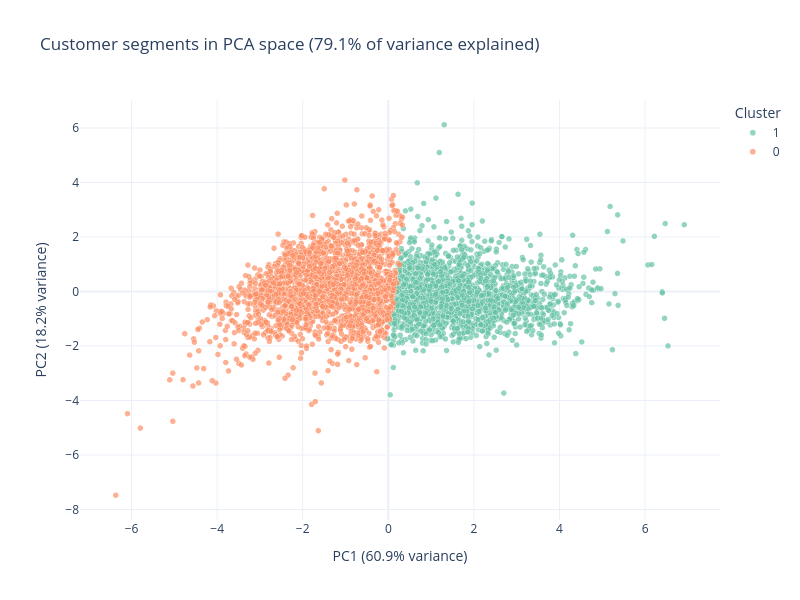

Write notebook code for a chart like this one.
### Markdown cell above
### Visualizing the segments in 2D (PCA)

The clustering happens in 6-dimensional feature space, which we can't see directly. PCA projects it down to the two directions of greatest variance so we can eyeball cluster separation. The interactive scatter (hover for `CustomerID`, spend, orders) and the % of variance each component captures tell us how much of the real structure this 2D view preserves.

### Code cell
import pandas as pd
import plotly.express as px

# Project the 6 scaled features down to 2 principal components.
pca = PCA(n_components=2, random_state=42)
coords = pca.fit_transform(X_scaled)
ev = pca.explained_variance_ratio_

plot_df = pd.DataFrame({
    "PC1": coords[:, 0],
    "PC2": coords[:, 1],
    "cluster": labels.astype(str),
    "CustomerID": result["CustomerID"].to_numpy(),
    "total_spent": result["total_spent"].to_numpy(),
    "num_orders": result["num_orders"].to_numpy(),
})

fig = px.scatter(
    plot_df,
    x="PC1",
    y="PC2",
    color="cluster",
    hover_data=["CustomerID", "total_spent", "num_orders"],
    opacity=0.7,
    color_discrete_sequence=px.colors.qualitative.Set2,
    labels={
        "PC1": f"PC1 ({ev[0]:.1%} variance)",
        "PC2": f"PC2 ({ev[1]:.1%} variance)",
    },
    title=f"Customer segments in PCA space ({ev.sum():.1%} of variance explained)",
)

fig.update_traces(marker=dict(size=6, line=dict(width=0.3, color="white")))
fig.update_layout(template="plotly_white", legend_title_text="Cluster", width=800, height=600)
fig.show()

### Figure 1 — Plotly figure (JSON) as saved in the notebook; plotly's stock layout.template omitted (floating-point values rounded to 4 significant figures; data arrays with more than 128 entries replaced by an {"elided": "..."} marker saying what was removed)
{"data": [{"customdata": {"elided": "1794x3 float values"}, "hovertemplate": "cluster=1<br>PC1 (60.9% variance)=%{x}<br>PC2 (18.2% variance)=%{y}<br>CustomerID=%{customdata[0]}<br>total_spent=%{customdata[1]}<br>num_orders=%{customdata[2]}<extra></extra>", "legendgroup": "1", "marker": {"color": "rgb(102,194,165)", "line": {"color": "white", "width": 0.3}, "opacity": 0.7, "size": 6, "symbol": "circle"}, "mode": "markers", "name": "1", "showlegend": true, "type": "scattergl", "x": {"elided": "1794 float values"}, "xaxis": "x", "y": {"elided": "1794 float values"}, "yaxis": "y"}, {"customdata": {"elided": "2114x3 float values"}, "hovertemplate": "cluster=0<br>PC1 (60.9% variance)=%{x}<br>PC2 (18.2% variance)=%{y}<br>CustomerID=%{customdata[0]}<br>total_spent=%{customdata[1]}<br>num_orders=%{customdata[2]}<extra></extra>", "legendgroup": "0", "marker": {"color": "rgb(252,141,98)", "line": {"color": "white", "width": 0.3}, "opacity": 0.7, "size": 6, "symbol": "circle"}, "mode": "markers", "name": "0", "showlegend": true, "type": "scattergl", "x": {"elided": "2114 float values"}, "xaxis": "x", "y": {"elided": "2114 float values"}, "yaxis": "y"}], "layout": {"height": 600, "legend": {"title": {"text": "Cluster"}, "tracegroupgap": 0}, "title": {"text": "Customer segments in PCA space (79.1% of variance explained)"}, "width": 800, "xaxis": {"anchor": "y", "domain": [0, 1], "title": {"text": "PC1 (60.9% variance)"}}, "yaxis": {"anchor": "x", "domain": [0, 1], "title": {"text": "PC2 (18.2% variance)"}}}}
